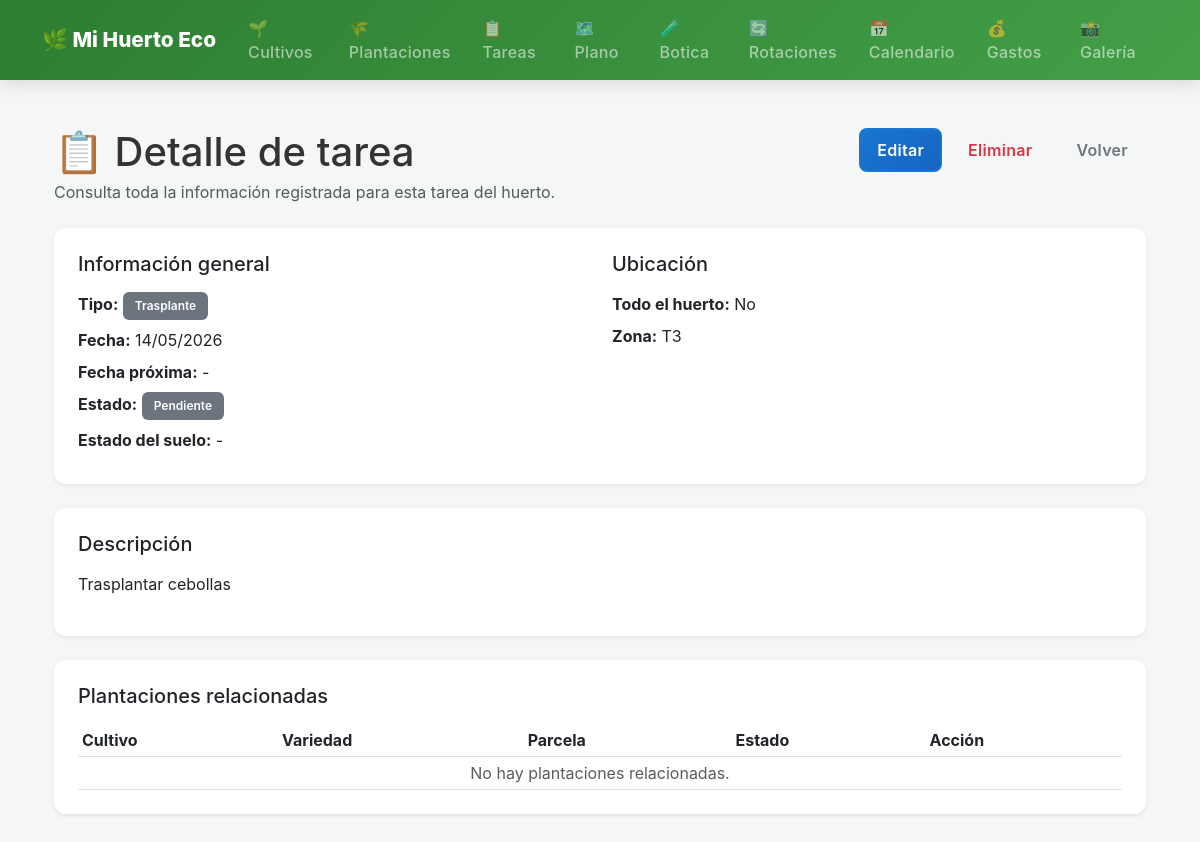
Page /tareas/70/ on the committed database.
### gestion_huerto/models.py (models this page shows, shortened)
class Tarea(models.Model):
    TIPO_CHOICES = [
        ('abono', 'Abono'),
        ('aporcar', 'Aporcado o escarda'),
        ('compostaje', 'Compostaje'),
        ('cosecha', 'Cosecha'),
        ('control_plagas', 'Control de plagas'),
        ('entutorado', 'Entutorado'),
        ('foto', 'Foto'),
        ('gallinero', 'Gallinero'),
        ('hedrar', 'Hedrado o deshierbe'),
        ('labores', 'Labores de supervisión'),
        ('otros', 'Otros'),
        ('preparar', 'Preparar terreno'),
        ('repicado', 'Repicado'),
        ('riego', 'Riego'),
        ('siembra', 'Siembra'),
        ('trasplante', 'Trasplante'),
        ('tratamiento', 'Tratamiento'),
    ]
    ESTADO_CHOICES = [
        ('pendiente', 'Pendiente'),
        ('en_progreso', 'En progreso'),
        ('completada', 'Completada'),
        ('cancelada', 'Cancelada'),
    ]
    plantacion = models.ForeignKey(Plantacion, on_delete=models.CASCADE, related_name='tareas', null=True, blank=True)
    tipo = models.CharField(max_length=20, choices=TIPO_CHOICES)
    descripcion = models.TextField(default='')
    fecha = models.DateField()
    fecha_proxima = models.DateField(null=True, blank=True)
    estado_suelo = models.CharField(max_length=100, blank=True)
    zona = models.CharField(max_length=100, blank=True)
    completada = models.BooleanField(default=False)
    plantaciones = models.ManyToManyField(Plantacion, blank=True, related_name='tareas_m2m')
    todo_el_huerto = models.BooleanField(default=False)
    tiempo_estimado_min = models.PositiveIntegerField(null=True, blank=True)
    tiempo_real_min = models.PositiveIntegerField(null=True, blank=True)
    class Meta:
        verbose_name = "Tarea"
        verbose_name_plural = "Tareas"
        ordering = ['-fecha']

### gestion_huerto/views.py (the view, shortened to what this page needs)
# urls.py: path('tareas/<int:tarea_id>/', views.detalle_tarea, name='detalle_tarea'),
def detalle_tarea(request, tarea_id):
    tarea = get_object_or_404(
        Tarea.objects.select_related(
            'plantacion',
            'plantacion__cultivo',
            'plantacion__parcela'
        ).prefetch_related(
            'plantaciones',
            'plantaciones__cultivo',
            'plantaciones__parcela'
        ),
        id=tarea_id
    )
    historial_plantacion = []
    context = {
        'tarea': tarea,
        'historial_plantacion': historial_plantacion,
    }
    return render(request, 'tareas/detalle.html', context)

### gestion_huerto/templates/tareas/detalle.html (shortened to what this page needs)
{% extends 'base.html' %}
{% block content %}
<div class="container py-4">
    <div class="d-flex justify-content-between align-items-start flex-wrap gap-3 mb-4">
        <div>
            <h1 class="mb-1">📋 Detalle de tarea</h1>
            <p class="text-muted mb-0">
                Consulta toda la información registrada para esta tarea del huerto.
            </p>
        </div>
        <div class="d-flex gap-2 flex-wrap">
            <a href="{% url 'editar_tarea' tarea.id %}" class="btn btn-primary">
                Editar
            </a>
            <a href="{% url 'eliminar_tarea' tarea.id %}" class="btn btn-outline-danger">
                Eliminar
            </a>
            <a href="{% url 'lista_tareas' %}" class="btn btn-outline-secondary">
                Volver
            </a>
        </div>
    </div>
    <div class="card border-0 shadow-sm mb-4">
        <div class="card-body">
            <div class="row g-4">
                <div class="col-md-6">
                    <h5 class="mb-3">Información general</h5>
                    <p class="mb-2">
                        <strong>Tipo:</strong>
                        <span class="badge
                            {% if tarea.tipo == 'riego' %}bg-primary
                            {% elif tarea.tipo == 'cosecha' %}bg-warning text-dark
                            {% elif tarea.tipo == 'tratamiento' %}bg-danger
                            {% elif tarea.tipo == 'labores' %}bg-success
                            {% elif tarea.tipo == 'hedrar' %}bg-success
                            {% elif tarea.tipo == 'abono' %}bg-info text-dark
                            {% elif tarea.tipo == 'siembra' %}bg-dark
                            {% elif tarea.tipo == 'trasplante' %}bg-secondary
                            {% elif tarea.tipo == 'preparar' %}text-white
                            {% elif tarea.tipo == 'foto' %}bg-info
                            {% else %}bg-secondary{% endif %}"
                            {% if tarea.tipo == 'preparar' %}style="background-color:#8b5e3c;"{% endif %}>
                            {{ tarea.get_tipo_display }}
                        </span>
                    </p>
                    <p class="mb-2">
                        <strong>Fecha:</strong> {{ tarea.fecha|date:"d/m/Y" }}
                    </p>
                    <p class="mb-2">
                        <strong>Fecha próxima:</strong>
                        {% if tarea.fecha_proxima %}
                            {{ tarea.fecha_proxima|date:"d/m/Y" }}
                        {% else %}
                            -
                        {% endif %}
                    </p>
                    <p class="mb-2">
                        <strong>Estado:</strong>
                        {% if tarea.completada %}
                            <span class="badge bg-success">Completada</span>
                        {% else %}
                            <span class="badge bg-secondary">Pendiente</span>
                        {% endif %}
                    </p>
                    <p class="mb-2">
                        <strong>Estado del suelo:</strong>
                        {{ tarea.estado_suelo|default:"-" }}
                    </p>
                </div>
                <div class="col-md-6">
                    <h5 class="mb-3">Ubicación</h5>
                    <p class="mb-2">
                        <strong>Todo el huerto:</strong>
                        {% if tarea.todo_el_huerto %}
                            Sí
                        {% else %}
                            No
                        {% endif %}
                    </p>
                    <p class="mb-2">
                        <strong>Zona:</strong>
                        {{ tarea.zona|default:"-" }}
                    </p>
                </div>
            </div>
        </div>
    </div>
    <div class="card border-0 shadow-sm mb-4">
        <div class="card-body">
            <h5 class="mb-3">Descripción</h5>
            {% if tarea.descripcion %}
                <div class="mb-0">{{ tarea.descripcion|linebreaks }}</div>
            {% else %}
                <p class="text-muted mb-0">No hay descripción registrada.</p>
            {% endif %}
        </div>
    </div>
    <div class="card border-0 shadow-sm mb-4">
        <div class="card-body">
            <h5 class="mb-3">Plantaciones relacionadas</h5>
            <div class="table-responsive">
                <table class="table table-sm align-middle mb-0">
                    <thead>
                        <tr>
                            <th>Cultivo</th>
                            <th>Variedad</th>
                            <th>Parcela</th>
                            <th>Estado</th>
                            <th>Acción</th>
                        </tr>
                    </thead>
                    <tbody>
                        {% for plantacion in tarea.plantaciones.all %}
                        <tr>
                            <td>{{ plantacion.cultivo.nombre }}</td>
                            <td>
                                {% if plantacion.variedad %}
                                    {{ plantacion.variedad.nombre }}
                                {% else %}
                                    -
                                {% endif %}
                            </td>
                            <td>{{ plantacion.parcela.nombre }}</td>
                            <td>{{ plantacion.get_estado_display }}</td>
                            <td>
                                <a href="{% url 'detalle_plantacion' plantacion.id %}" class="btn btn-sm btn-outline-primary">
                                    Ver
                                </a>
                            </td>
                        </tr>
                        {% empty %}
                        <tr>
                            <td colspan="5" class="text-muted text-center">
                                No hay plantaciones relacionadas.
                            </td>
                        </tr>
                        {% endfor %}
                    </tbody>
                </table>
            </div>
        </div>
    </div>
</div>
{% endblock %}

### gestion_huerto/templates/base.html (style rules this page uses)
:root { --primary-green: #2e7d32; --secondary-green: #43a047; --light-green: #e8f5e9; --earth-brown: #8d6e63; --light-brown: #d7ccc8; --sun-yellow: #fbc02d; --water-blue: #1976d2; --light-blue: #e3f2fd; --alert-orange: #ff9800; --danger-red: #f44336; --success-color: #4caf50; --warning-color: #ffc107; --info-color: #17a2b8; --text-muted: #999; --text-dark: #333; --bg-light: #f4f7f6; --border-light: #e0e0e0; --shadow-sm: 0 2px 8px rgba(0,0,0,0.08); --shadow-md: 0 4px 16px rgba(0,0,0,0.12); --shadow-lg: 0 8px 24px rgba(0,0,0,0.15); --transition-smooth: all 0.3s cubic-bezier(0.4, 0, 0.2, 1); }
* { box-sizing: border-box; }
body { background-color: var(--bg-light); font-family: -apple-system, BlinkMacSystemFont, 'Segoe UI', Roboto, 'Helvetica Neue', Arial, sans-serif; color: var(--text-dark); }
.btn { font-weight: 600; letter-spacing: 0.3px; transition: var(--transition-smooth); border: 2px solid transparent; border-radius: 8px; position: relative; overflow: hidden; display: inline-flex; align-items: center; justify-content: center; gap: 6px; padding: 0.5rem 1rem; }
.btn::before { content: ''; position: absolute; top: 50%; left: 50%; width: 0; height: 0; border-radius: 50%; background: rgba(255, 255, 255, 0.3); transform: translate(-50%, -50%); transition: width 0.6s, height 0.6s; z-index: 0; }
.btn-primary { background: linear-gradient(135deg, var(--water-blue), #1565c0); color: white; border-color: var(--water-blue); }
.btn-outline-primary, .btn-outline-secondary, .btn-outline-danger { background: transparent; transition: var(--transition-smooth); }
.card { border: none; border-radius: 12px; box-shadow: var(--shadow-sm); transition: var(--transition-smooth); overflow: hidden; }
.card-body { padding: 1.5rem; }
.badge { padding: 0.5rem 0.75rem; border-radius: 6px; font-weight: 600; transition: var(--transition-smooth); display: inline-flex; align-items: center; gap: 4px; }
a { text-decoration: none; transition: var(--transition-smooth); }
.table { margin-bottom: 0; }

### rows in the picture
Tarea: tipo "Trasplante", fecha "14/05/2026", estado_suelo "-", zona "T3", descripcion "Trasplantar cebollas"
